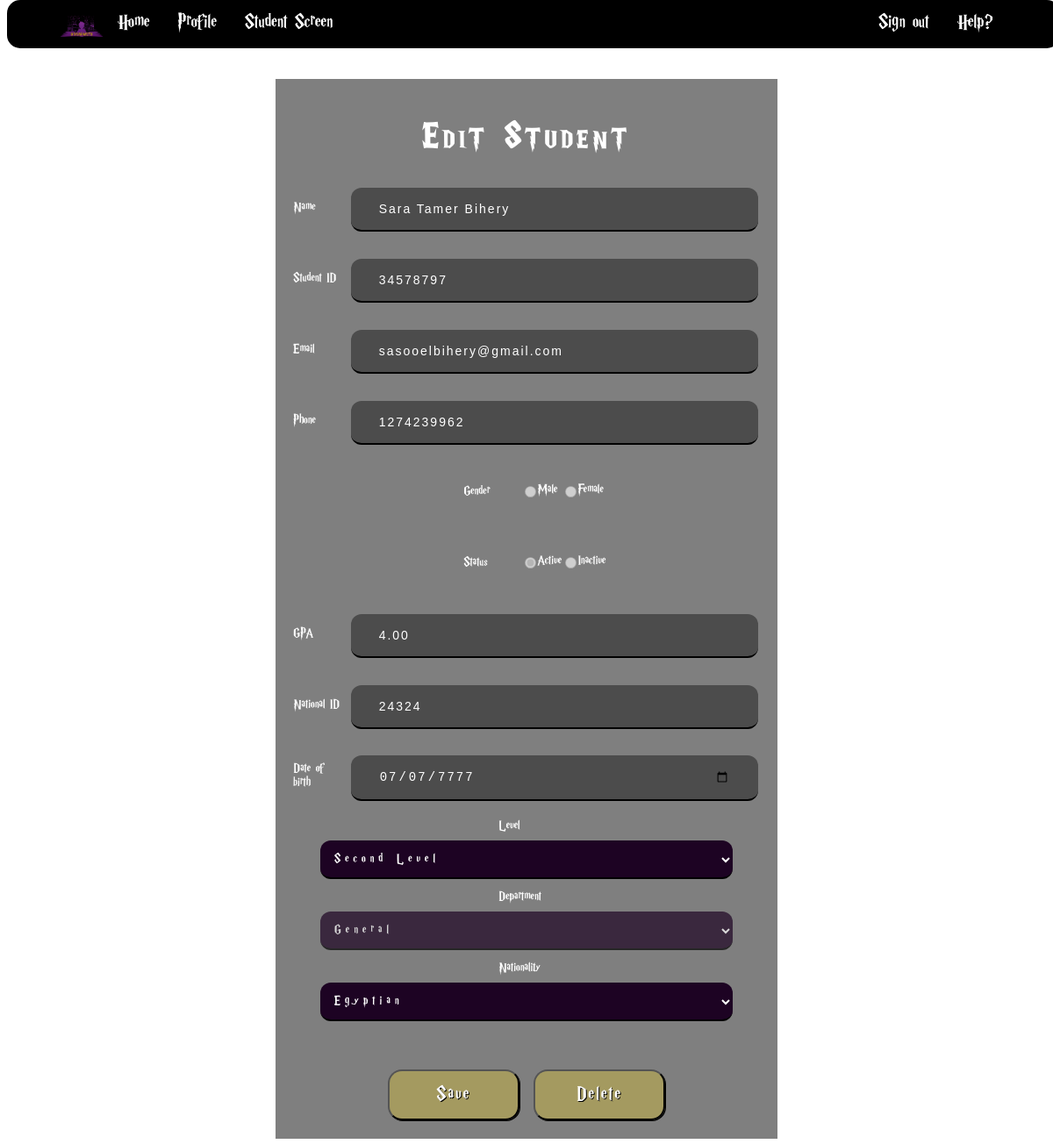
Before: /home/student_screen/edit_student/34578797 with the older database file.
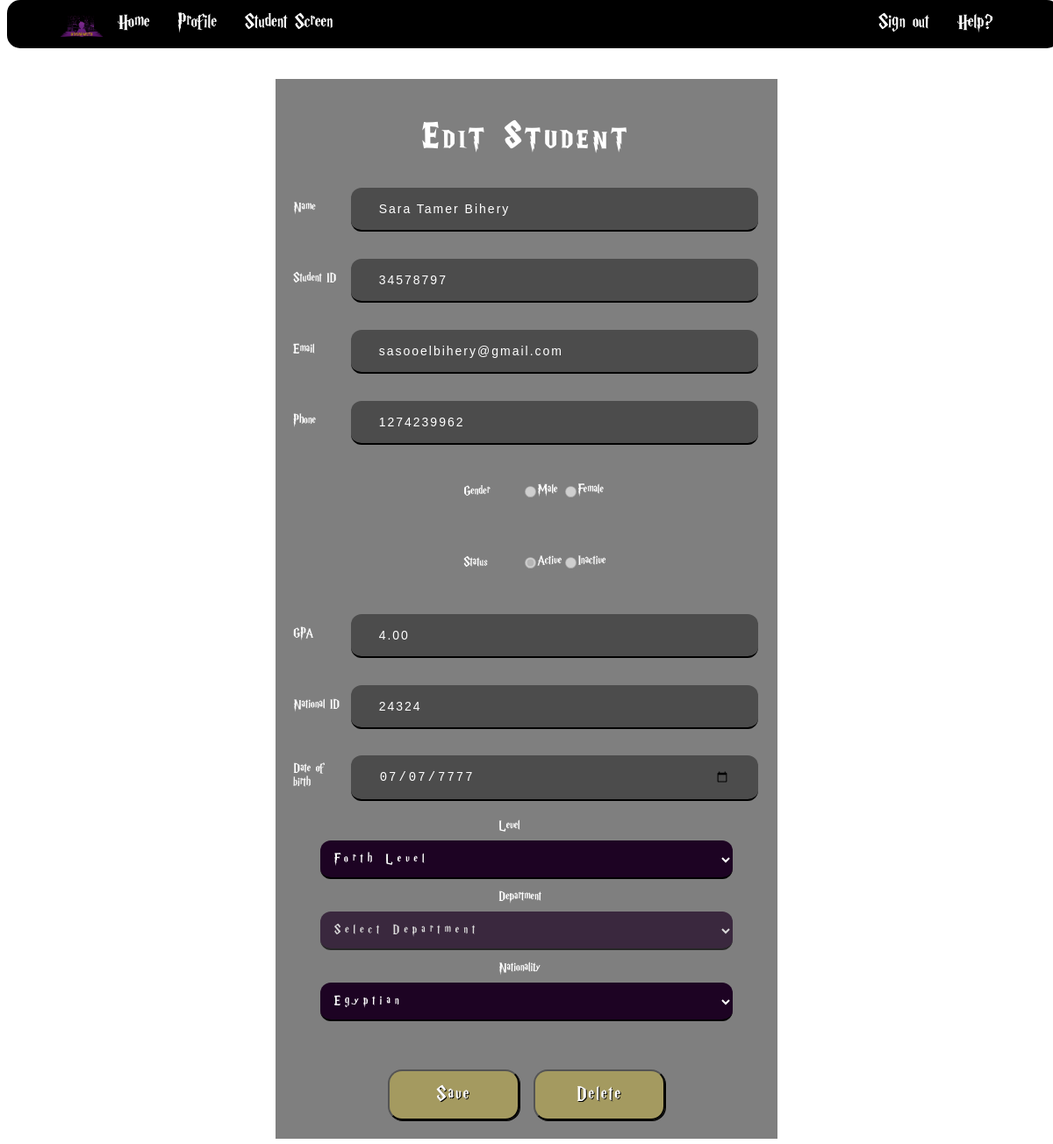
After: the same page with the newer database file.
### app/models.py (models this page shows)
class Student(models.Model):
    name = models.CharField(max_length=50)
    id = models.IntegerField(primary_key=True)
    email = models.CharField(max_length=100)
    phone = models.CharField(max_length=12)
    gender = models.CharField(max_length=10, choices=CHOICE)
    status = models.CharField(max_length=10, choices=STATUS)
    level = models.IntegerField(choices=LEVEL)
    department = models.CharField(
        max_length=30, choices=DEPARTMENT, default=None)
    gpa = models.DecimalField(max_digits=3, decimal_places=2, default=None)
    nationalid = models.IntegerField(default=None)
    nationality = models.CharField(max_length=50, choices=NATIONALITY)
    birthdate = models.DateTimeField(default=None)

### app/views.py (the view)
def editStudent(request, id):
    student = {
        'student': Student.objects.get(id=id)}
    return render(request, 'edit_student.html', student)

### app/templates/edit_student.html (shortened to what the changed rows need)
{% load static %}
<!DOCTYPE html>
<html lang="en">
  <head>
    <link rel="stylesheet" href="{% static 'styleSheet.css' %}" />
  </head>
  <body>
    <div id="edit-form-container">
      <form id="edit-form">
        <h1 class="center">Edit Student</h1>
        <div class="input-field">
          <label for="student-name">Name</label>
          <input
            type="text"
            id="edit-name"
            name="name"
            placeholder="Enter student's full name"
            value="{{student.name}}"
          />
        </div>
        <div class="input-field">
          <label for="edit-id">Student ID</label>
          <input
            type="text"
            id="id"
            name="id"
            placeholder="Enter student's ID"
            value="{{student.id}}"
            disabled
          />
        </div>
        <div class="input-field">
          <label for="edit-email">Email</label>
          <input
            type="email"
            id="edit-email"
            name="email"
            placeholder="Enter student's email"
            value="{{student.email}}"
          />
        </div>
        <div class="input-field">
          <label for="edit-phone">Phone</label>
          <input
            type="text"
            id="edit-phone"
            name="phone"
            placeholder="Enter student's phone number"
            value="{{student.phone}}"
          />
        </div>
        <div class="input-field">
          <label for="edit-gpa">GPA</label>
          <input
            type="text"
            id="edit-gpa"
            name="gpa"
            placeholder="Enter student's GPA"
            value="{{student.gpa}}"
          />
        </div>
        <div class="input-field">
          <label for="edit-national-id"> National ID</label>
          <input
            type="text"
            id="edit-national-id"
            name="nationalid"
            placeholder="Enter student's National ID"
            value="{{student.nationalid}}"
          />
        </div>
        <div class="input-field">
          <label for="edit-date-of-birth">Date of birth</label>
          <input
            type="date"
            id="edit-date-of-birth"
            name="birthdate"
            value="{{ student.birthdate|date:'Y-m-d' }}"
          />
        </div>
        <div class="input-field">
          <label for="edit-level">Level</label>
          <select name="level" id="edit-level">
             {% if student.level == 2 %}
            <option value="2" selected>Second Level</option>
            {% else %}
            <option value="2">Second Level</option>
            {% endif %}  {% if student.level == 4 %}
            <option value="4" selected>Forth Level</option>
            {% else %}
            <option value="4">Forth Level</option>
            {% endif %}
          </select>
        </div>
        <div class="input-field">
          <label for="edit-department">Department</label>
          <select name="department" id="edit-department" disabled>
            <option value="" selected disabled>Select Department</option>
            {% if student.department == 'General' %}
            <option value="General" selected>General</option>
            {% elif student.department == 'CS' %}
            <option value="CS" selected>Computer Science</option>
            {% elif student.department == 'AI' %}
            <option value="AI" selected>Artificial Intelligence</option>
            {% elif student.department == 'IS' %}
            <option value="IS" selected>Information Science</option>
            {% elif student.department == 'IT' %}
            <option value="IT" selected>Information Technology</option>
            {% endif %}
          </select>
        </div>
        <div class="input-field">
          <label for="edit-nationality">Nationality</label>
          <select name="nationality" id="edit-nationality">
             {% if student.nationality == 'Egyptian' %}
            <option value="Egyptian" selected>Egyptian</option>
            {% else %}
            <option value="Egyptian">Egyptian</option>
            {% endif %}
          </select>
        </div>
        <br /><br />
      </form>
    </div>
  </body>
</html>

Changed rows visible on the page:
changed Student "Sara Tamer Bihery": level "Second Level" → "Forth Level"; department "General" → (not shown)
Other visible differences:
form field department: (not shown) → "Select Department"
